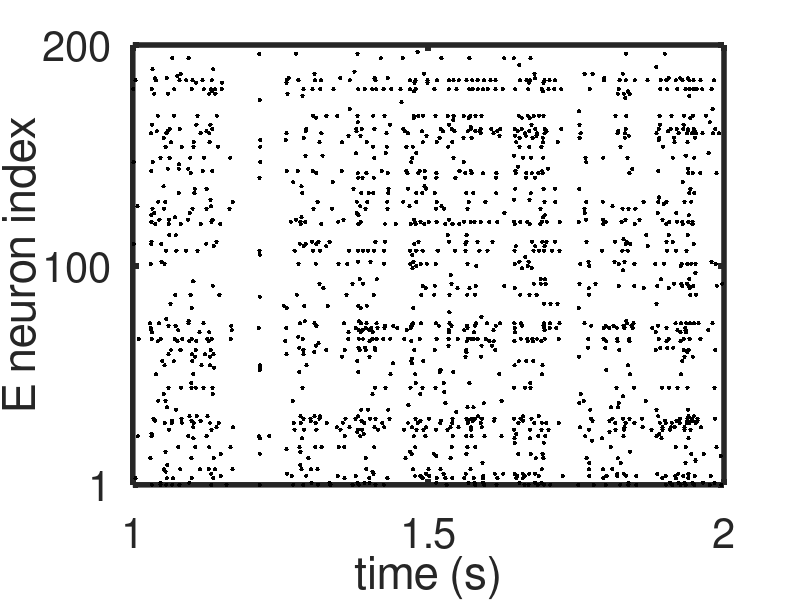
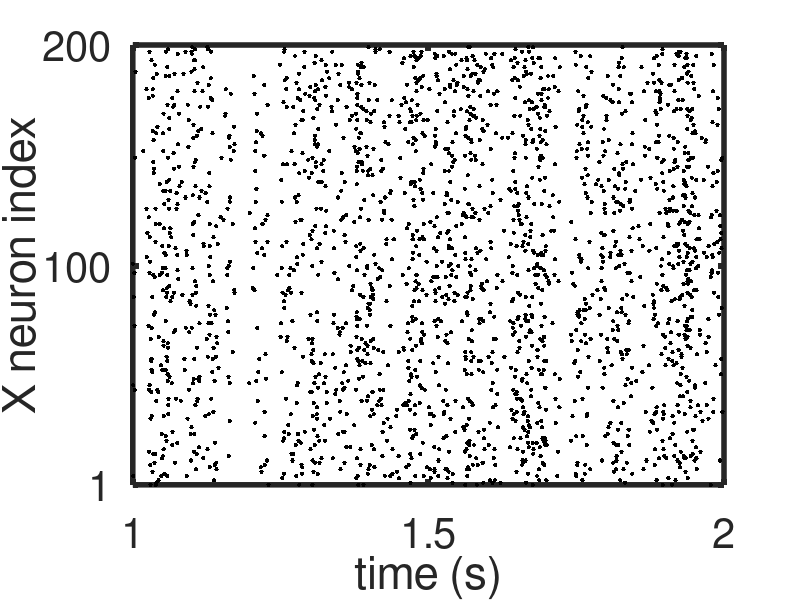
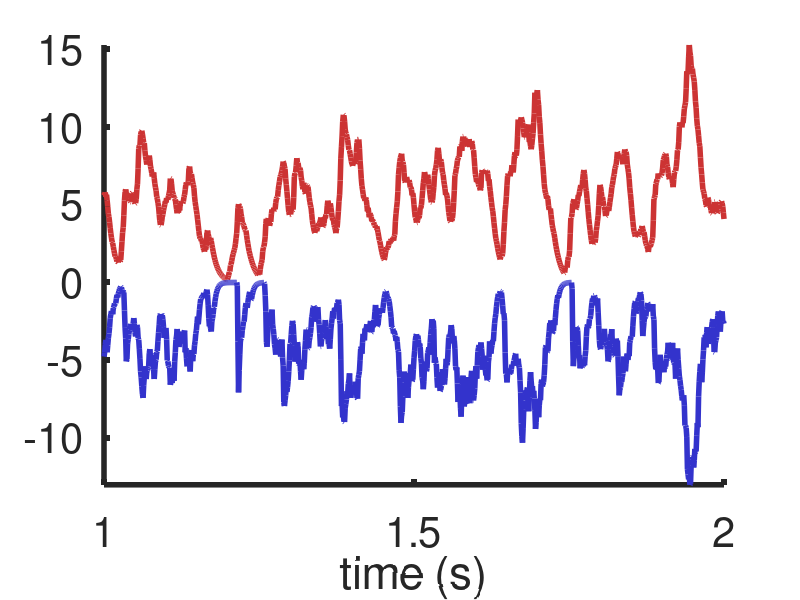
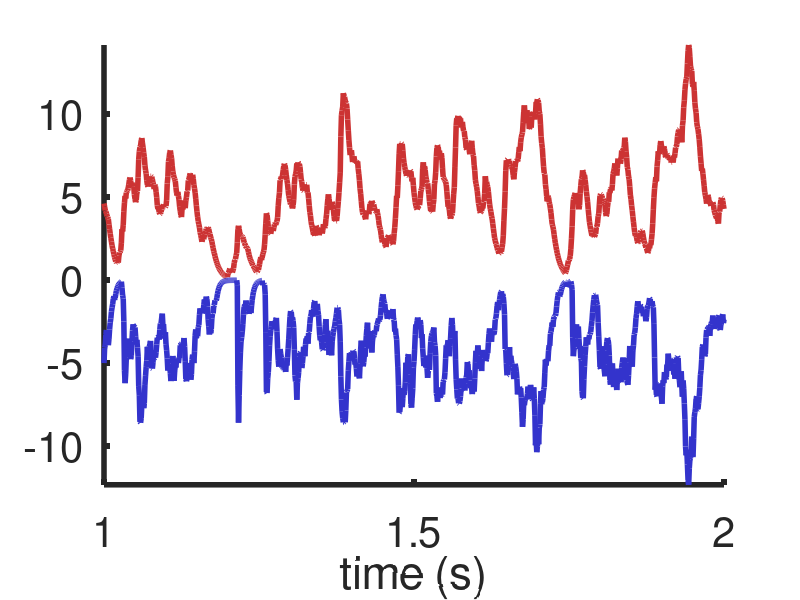

MATLAB code to generate these figures, in order:

clear
close all

load Fig2AB3Csim.mat

lw=4;
fs=30;

% Line colors
eeclr=[.8 .2 .2];
iiclr=[.2 .2 .8];

% Marker size
msize=10;

% Raster color
rasterclr=[0 0 0];

figure
plot(Splot(1,:)/1000,Splot(2,:),'.','Color',rasterclr,'MarkerSize',msize)
xlabel('time (s)')
ylabel('E neuron index')
set(gca,'LineWidth',lw)
set(gca,'FontSize',fs)
set(gca,'XTick',[1 1.5 2])
set(gca,'YTick',[1 100 200])
axis([t1plot/1000 t2plot/1000 1 nsplot])
temp=get(gcf,'Position');
temp(3:4)=[500 400];
set(gcf,'Position',temp)

figure
plot(Sxplot(1,:)/1000,Sxplot(2,:),'.','Color',rasterclr,'MarkerSize',msize)
xlabel('time (s)')
ylabel('X neuron index')
set(gca,'LineWidth',lw)
set(gca,'FontSize',fs)
set(gca,'XTick',[1 1.5 2])
set(gca,'YTick',[1 100 200])
axis([t1plot/1000 t2plot/1000 1 nsplot])
temp=get(gcf,'Position');
temp(3:4)=[500 400];
set(gcf,'Position',temp)


figure
plot(plottime/1000,E1plot+X1plot ,'LineWidth',lw,'Color',eeclr)
hold on
plot(plottime/1000, I1plot,'LineWidth',lw,'Color',iiclr)
xlabel('time (s)')
axis([t1plot/1000 t2plot/1000 -Inf Inf])
set(gca,'XTick',[1 1.5 2])
box off
set(gca,'LineWidth',lw)
set(gca,'FontSize',fs)
temp=get(gcf,'Position');
temp(3:4)=[500*.9 400*.6];
set(gcf,'Position',temp)

figure
plot(plottime/1000,E2plot+X2plot ,'LineWidth',lw,'Color',eeclr)
hold on
plot(plottime/1000, I2plot,'LineWidth',lw,'Color',iiclr)
xlabel('time (s)')
axis([t1plot/1000 t2plot/1000 -Inf Inf])
set(gca,'XTick',[1 1.5 2])
box off
set(gca,'LineWidth',lw)
set(gca,'FontSize',fs)
temp=get(gcf,'Position');
temp(3:4)=[500*.9 400*.6];
set(gcf,'Position',temp)

